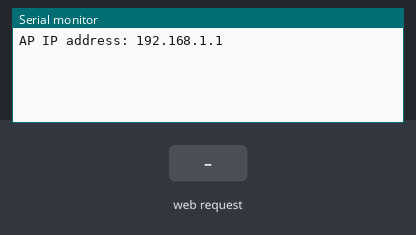
The sketch below on a simulated ESP8266 (NodeMCU). Parts: the last lines printed to the serial monitor. The inputs (shaded band) are chosen by the test bench.

Above: at 1.2 s.
1.3 s: HTTP request GET /MOTOR=GO received
At 2.5 s:
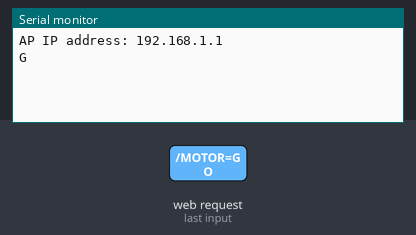
2.8 s: HTTP request GET /MOTOR=STOP received
At 3.9 s:
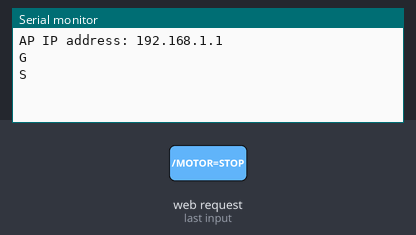
4.3 s: HTTP request GET /MOTOR=BACK received
At 5.1 s:
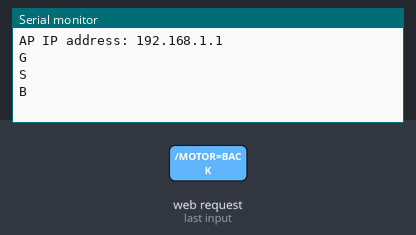
5.8 s: HTTP request GET /MOTOR=LEFT received
At 6.2 s:
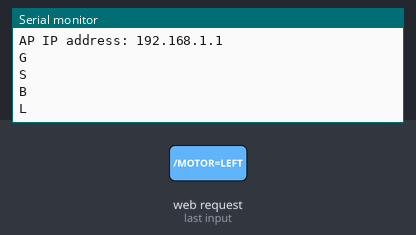
7.3 s: HTTP request GET /MOTOR=RIGHT received
At 8.5 s:
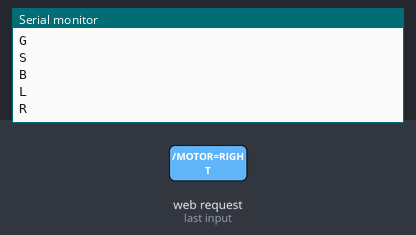
8.8 s: HTTP request GET /MOTOR=UP received
At 9.7 s:
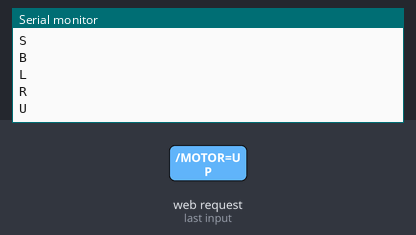

The sketch:

Lab_2WD_10_5_ESP8266_Access_Point_web_softserial.ino
```cpp
/*
5C-CF-7F-A5-5C-7D绑定192.168.0.107
*/

#include <ESP8266WiFi.h>

const char* ssid = " ESP8266-WIFI ";
const char* password = "12345678";

IPAddress ip(192,168,1,1);
IPAddress gateway(192,168,1,1);
IPAddress subnet(255,255,255,0);

boolean haveClient = false;

WiFiServer server(80); // Service Port

void setup()
{
  Serial.begin(9600);
  delay(10);

  WiFi.softAP(ssid, password);
  WiFi.softAPConfig(ip, gateway, subnet);
  IPAddress IP = WiFi.softAPIP();
  Serial.print("AP IP address: ");
  Serial.println(IP);

  //while (WiFi.status() != WL_CONNECTED)
 // {
  //  delay(500);
 // }

  // Start the server
  server.begin();
}

void loop()
{
  // Check if a client has connected
  WiFiClient client = server.available();

  if (!client)
  {
    return;
  };
  delay(50); //
  if (client.available())
  {
    // Return the response
    client.println(F("HTTP/1.1 200 OK"));
    client.println(F("Content-Type: text/html"));
    client.println(F("")); //  do not forget this one
    client.println(F("<!DOCTYPE HTML>"));
    client.println(F("<html>"));
    client.println(F("<head><meta name=\"viewport\" content=\"width=device-width, initial-scale=1\">"));
    // CSS to style the on/off buttons
    client.println(F("<style>html { font-family: Helvetica; display: inline-block; margin: 0px auto; text-align: center;}"));
    client.println(F(".button { background-color: #195B6A; border: none; color: white; padding: 3px 10px;"));
    client.println(F("width:150px; height: 30px;text-decoration: none; font-size: 18px; margin: 2px; cursor: pointer;}"));
    client.println(F("</style></head> "));
    client.println(F("<title>Small Car</title>"));
    client.println(F("<body>"));
    client.println(F("<h1 align=center>Small Car</h1>"));
    client.println(F("<p><a href=\"/MOTOR=GO\"><button class=\"button\">Go</button></a></p>"));
    client.println(F("<p><a href=\"/MOTOR=STOP\"><button class=\"button\">STOP</button></a></p>"));
    client.println(F("<p><a href=\"/MOTOR=BACK\"><button class=\"button\">BACK</button></a></p>"));
    client.println(F("<p><a href=\"/MOTOR=LEFT\"><button class=\"button\">Turn Left</button></a></p>"));
    client.println(F("<p><a href=\"/MOTOR=RIGHT\"><button class=\"button\">Turn Right</button></a></p>"));
    client.println(F("<p><a href=\"/MOTOR=UP\"><button class=\"button\">Speed Up</button></a></p>"));
    client.println(F("<p><a href=\"/MOTOR=DOWN\"><button class=\"button\">Speed Down</button></a></p>"));
    client.println(F("</body></html>"));

    String request = client.readStringUntil('\r');
    client.flush();

    // Match the request
    if (request.indexOf("/MOTOR=GO") != -1) {
      Serial.println("G");
    } else if (request.indexOf("/MOTOR=STOP") != -1) {
      Serial.println("S");
    } else if (request.indexOf("/MOTOR=BACK") != -1) {
      Serial.println("B");
    } else if (request.indexOf("/MOTOR=LEFT") != -1) {
      Serial.println("L");
    } else if (request.indexOf("/MOTOR=RIGHT") != -1) {
      Serial.println("R");
    } else if (request.indexOf("/MOTOR=UP") != -1) {
      Serial.println("U");
    } else if (request.indexOf("/MOTOR=DOWN") != -1) {
      Serial.println("D");
    };
  }
}
```

Measured:
- after the input at 1.3 s, the serial monitor: prints a new line after 0.05 s (image 1)
- after the input at 2.8 s, the serial monitor: prints a new line after 0.05 s (image 2)
- after the input at 4.3 s, the serial monitor: prints a new line after 0.05 s (image 3)
- after the input at 5.8 s, the serial monitor: prints a new line after 0.05 s (image 4)
- after the input at 7.3 s, the serial monitor: prints a new line after 0.05 s (image 5)
- after the input at 8.8 s, the serial monitor: prints a new line after 0.05 s (image 6)
